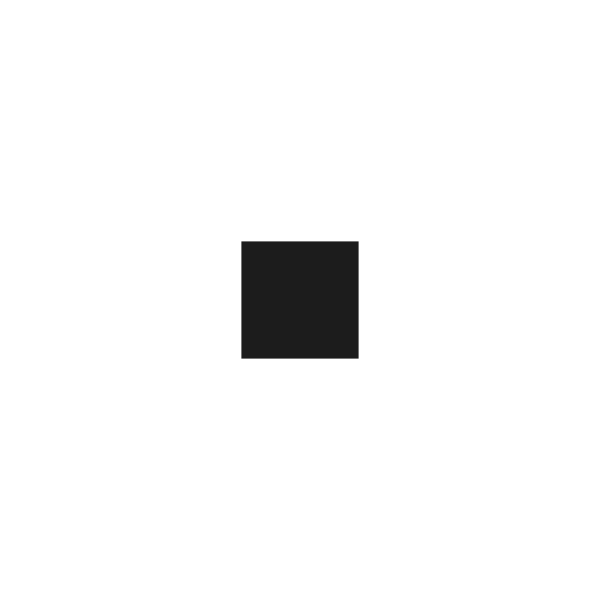
Frame 1 (no input)
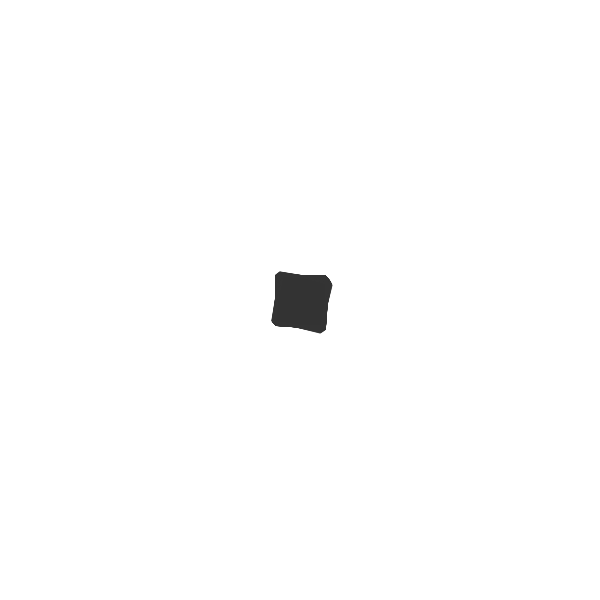
Frame 60 (the mouse pressed at the canvas centre just before this capture)
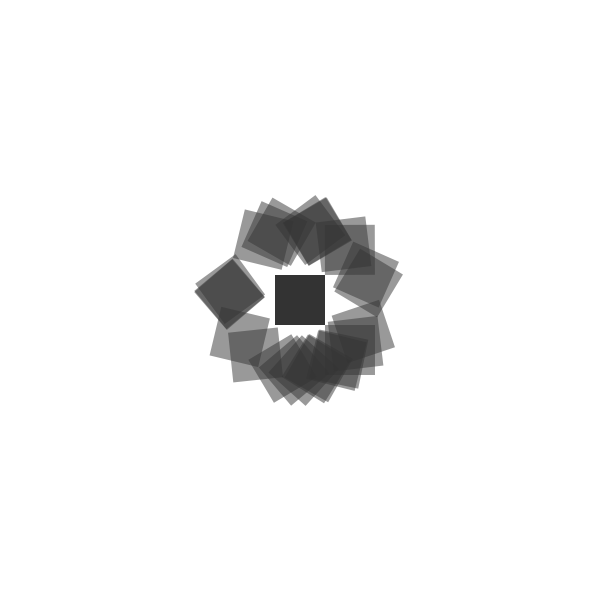
Frame 120 (the mouse held since frame 60 and released just before this capture)

The Processing sketch that drew these frames (run headless with seeded random() and noise(); from frame 60 on, the mouse is pressed at the canvas centre):

// Processing sketch: square0001
// ── square0001.pde
float i=0, scaleValue;
int state=0;
float lastI;
boolean rising = true;
final int maxStates = 2;
final int stateDuration = 350;

void setup() {
  size(600, 600);
  scaleValue = width/3;
  noStroke();
  smooth();
  rectMode(CENTER);
}

float easeValue(float t, float b, float c, float d) {
	if ((t /= d/2) < 1) {
		return c/2*t*t*t + b;
	}

	return c/2*((t-=2)*t*t +2) + b;
}

void tent(float factor) {
  pushMatrix();
  for(int n=0;n<i*25;n++) {
  	translate(lerp(0, 50, factor), lerp(0, 50, factor));
  	rotate(lerp(0, radians(180/25*n), factor));
  	rect(0,0, 50, 50);
  }
  popMatrix();

}

void doState() {
	float factor = (1.0 - i);
	float tmp;
	switch(state) {
		case 0:
		  fill(lerpColor(#000000, #333333, i));
		  tmp = lerp(scaleValue, 50, i);
		  rect(0,0, tmp, tmp);
		  break;
		case 1:
		  fill(#333333);
		  rect(0,0, 50, 50);
		  fill(#333333, 128);
		  for(int n=0; n <25; n++) {
		  	rotate(lerp(0, radians(360/25*n), factor));
		  	tent(factor);
		  }
		  break;
	}
}

void draw() {
		translate(width/2, height/2);
	i = easeValue(sin(2*PI*frameCount/stateDuration*2)+1.0, 0, 1, 2);

	background(#ffffff);
	// fill(#ffffff, 20);
	// rect(0,0,width, height);
	doState();

	if (rising) {
		if (i > -0.000000001 && i <=0) {

			println(state);
		}

		if (i < lastI) {
			state = (state + 1) % maxStates;
			rising = false; // now falling
		}
	} else { // falling
		if (i > lastI) {
			rising = true;
		}
	}

	lastI = i;
}
